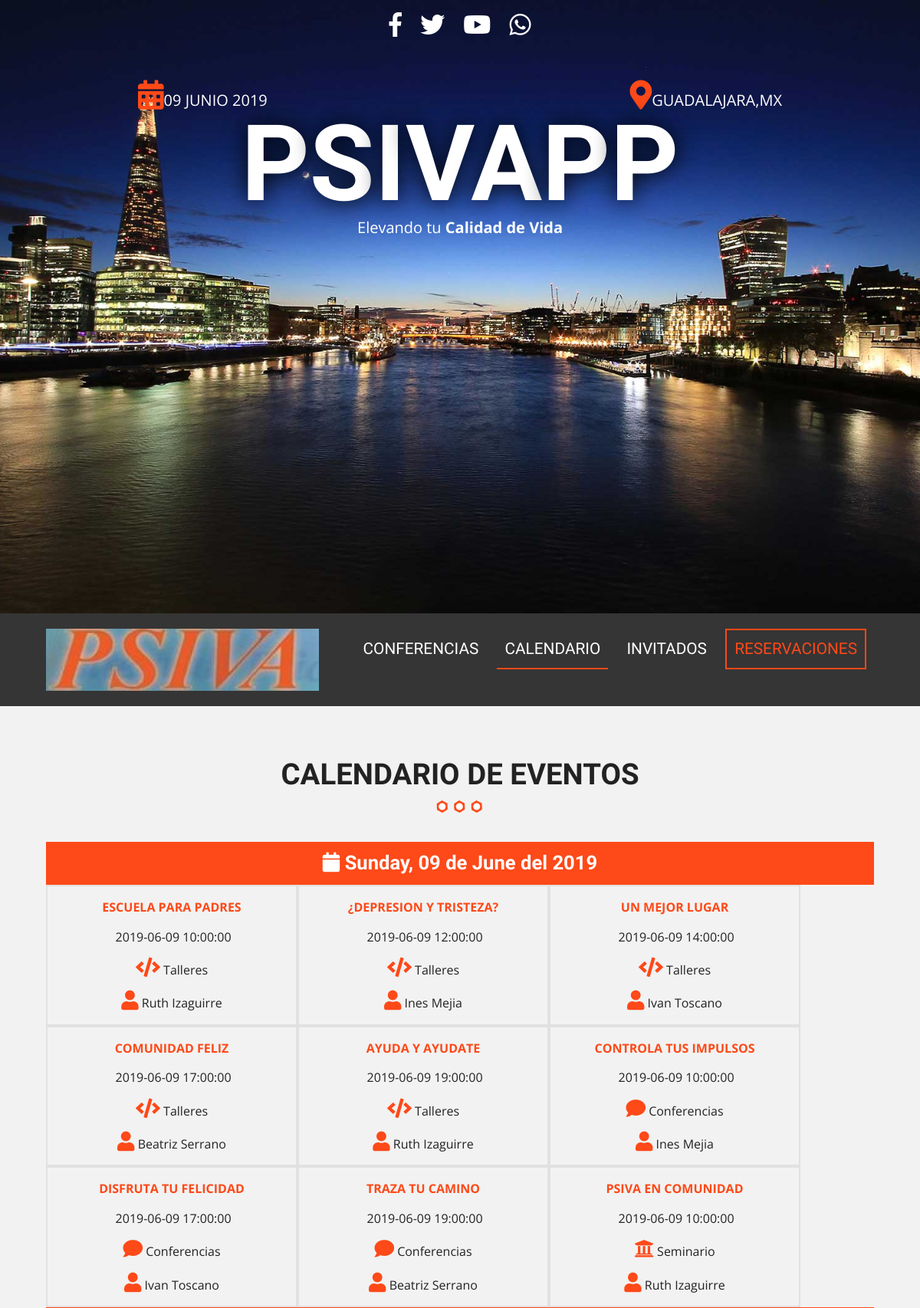
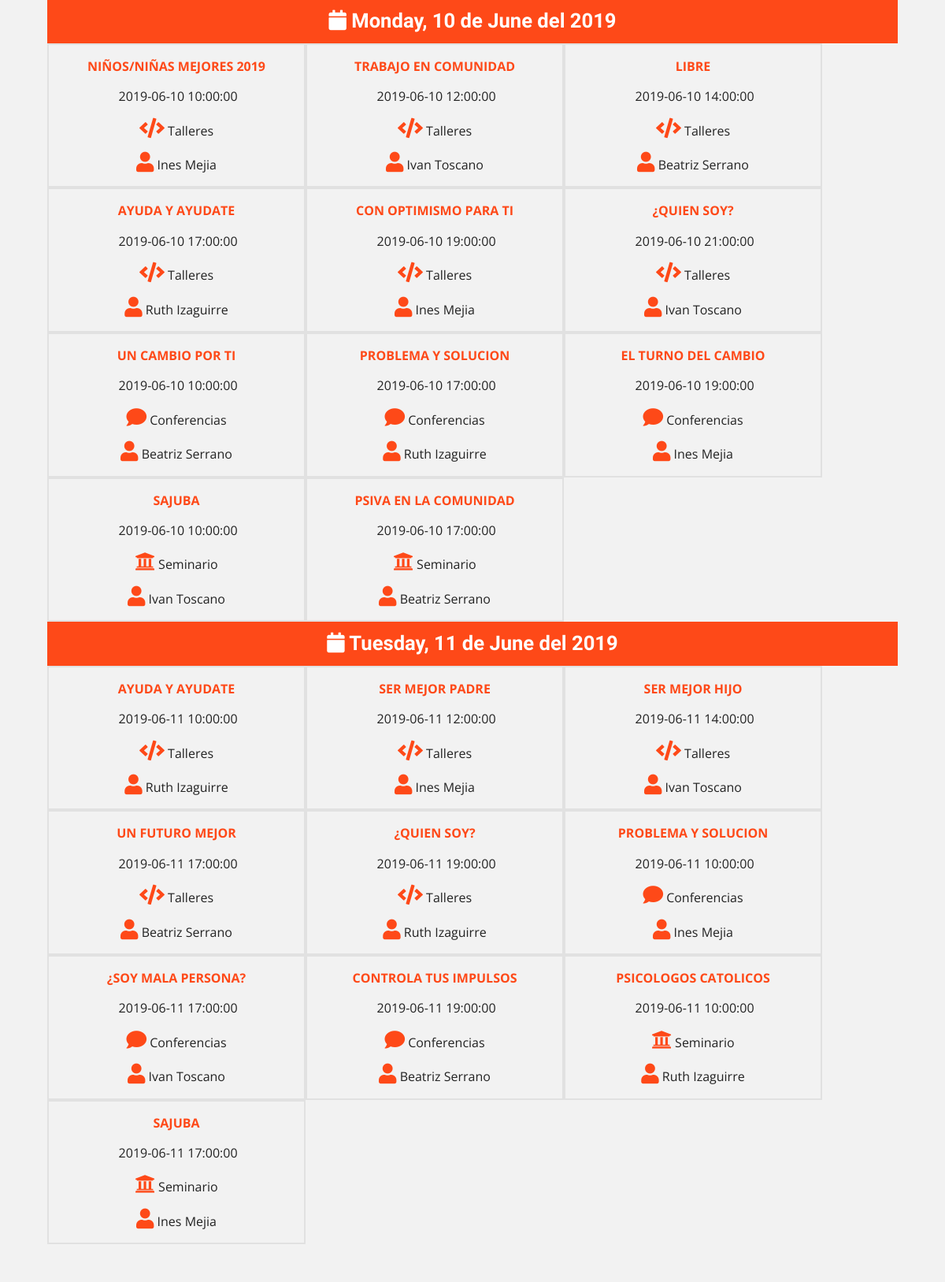
Page /calendario.php (upper part) on the committed database (2 pictures, top to bottom).
### tables this page shows
CREATE TABLE `eventos` (
  `evento_id` tinyint(10) NOT NULL AUTO_INCREMENT,
  `nombre_evento` varchar(60) NOT NULL,
  `fecha_evento` date NOT NULL,
  `hora_evento` time NOT NULL,
  `id_cat_evento` tinyint(10) NOT NULL,
  `id_inv` tinyint(4) NOT NULL,
  `clave` varchar(10) NOT NULL,
  PRIMARY KEY (`evento_id`),
  KEY `id_cat_evento` (`id_cat_evento`),
  KEY `id_inv` (`id_inv`),
  CONSTRAINT `eventos_ibfk_1` FOREIGN KEY (`id_cat_evento`) REFERENCES `categoria_evento` (`id_categoria`),
  CONSTRAINT `eventos_ibfk_2` FOREIGN KEY (`id_inv`) REFERENCES `invitados` (`invitado_id`)
);

CREATE TABLE `categoria_evento` (
  `id_categoria` tinyint(10) NOT NULL AUTO_INCREMENT,
  `cat_evento` varchar(50) NOT NULL,
  `icono` varchar(15) NOT NULL,
  PRIMARY KEY (`id_categoria`)
);

### calendario.php (the view, shortened to what this page needs)
<?php include_once 'includes/templates/header.php'; ?>
	<section class="seccion contenedor clearfix">
		<h2>Calendario de Eventos</h2>
	<?php
		try{
			require_once ('includes/funciones/bd_conexion.php');
			$sql = " SELECT evento_id, nombre_evento, fecha_evento, hora_evento, cat_evento, icono, nombre_invitado, apellido_invitado ";
			$sql .= " FROM eventos ";
			$sql .= " INNER JOIN categoria_evento ";
			$sql .= " ON eventos.id_cat_evento = categoria_evento.id_categoria ";
			$sql .= " INNER JOIN invitados ";
			$sql .= " ON eventos.id_inv = invitados.invitado_id ";
			$sql .= " ORDER BY evento_id ";
			$resultado = $conn->query($sql);
		}
		catch(Exeption $e){
			$error = $e->getMessage();
		}
	?>
		<div class="calendario">
			<?php
				$calendario = array();
				while($eventos = $resultado->fetch_assoc()){
					$fecha = $eventos['fecha_evento'];
					$evento = array(
						'titulo' => $eventos['nombre_evento'],
						'fecha' => $eventos['fecha_evento'],
						'hora' => $eventos['hora_evento'],
						'categoria' => $eventos['cat_evento'],
						'icono' => $eventos['icono'],
						'invitado' => $eventos['nombre_invitado'] . " " . $eventos['apellido_invitado']
					);
					$calendario[$fecha][] = $evento;
					?>
			<?php	}  ?>
			<?php
				foreach ($calendario as $dia => $lista_eventos) { ?>
					<h3>
						<i class="fa fa-calendar" aria-hidden="true"></i>
						<?php
							echo utf8_encode(strftime("%A, %d de %B del %Y", strtotime($dia)));
						?>
					</h3>
					<?php
						foreach ($lista_eventos as $evento) { ?>
							<div class="dia">
								<p class="titulo"><?php echo $evento['titulo']; ?></p>
								<p class="hora">
									<?php echo $evento['fecha'] . " " . $evento['hora']; ?>
								</p>
								<p>
									<i class="fa <?php echo $evento['icono']; ?>" aria-hidden="true"></i>
									<?php echo $evento['categoria']; ?>
								</p>
								<p>
									<i class="fa fa-user" aria-hidden="true"></i>
									<?php echo $evento['invitado']; ?>
								</p>
							</div>
					<?php }  ?>
			<?php }  ?>
		</div>
	</section>
<?php include_once 'includes/templates/footer.php'; ?>

### css/main.css (style rules this page uses)
html { color: #222; font-size: 1em; line-height: 1.4; }
html { box-sizing: border-box; }
body { background-color: #f2f2f2; font-family: 'Open Sans', sans-serif; }
.contenedor { width: 98%; margin: 0 auto; }
@media only screen and (min-width:480px) { .contenedor { width: 95%; } }
@media only screen and (min-width:768px) { .contenedor { width: 90%; } }
@media only screen and (min-width:992px) { .contenedor { width: 90%; max-width: 1100px; } }
.seccion { padding: 30px 0; }
.seccion p { font-size: 1.2em; text-align: center; }
h2 { font-family: 'Oswald', sans-serif; font-size: 2.4em; text-transform: uppercase; text-align: center; }
h2::after { content: ''; margin: 0 auto; background-image: url(../img/separador.png); height: 30px; width: 100px; display: block; }
h3 { font-size: 1.6em; color: #fe4918; font-family: 'PT Sans', sans-serif; margin: 0; }
div.calendario h3 { background-color: #fe4918; clear: both; color: white; text-align: center; padding: 10px 0; }
div.calendario::after { clear: both; display: block; content: ''; }
div.dia { width: 30%; float: left; border:2px solid #e1e1e1; transition: all .3s ease; }
div.dia p.titulo { color: #fe4918; text-transform: uppercase; font-weight: bold; }
div.dia p { font-size: 1em; }
div.dia i { color: #fe4918; font-size: 1.6em; }
.clearfix:before, .clearfix:after { content: " "; display: table; }
.clearfix:after { clear: both; }

### rows in the picture
eventos: nombre_evento "ESCUELA PARA PADRES", fecha_evento "2019-06-09", hora_evento "10:00:00", id_cat_evento.cat_evento "Talleres", invitado "Ruth Izaguirre"
eventos: nombre_evento "¿DEPRESION Y TRISTEZA?", fecha_evento "2019-06-09", hora_evento "12:00:00", id_cat_evento.cat_evento "Talleres", invitado "Ines Mejia"
eventos: nombre_evento "UN MEJOR LUGAR", fecha_evento "2019-06-09", hora_evento "14:00:00", id_cat_evento.cat_evento "Talleres", invitado "Ivan Toscano"
eventos: nombre_evento "COMUNIDAD FELIZ", fecha_evento "2019-06-09", hora_evento "17:00:00", id_cat_evento.cat_evento "Talleres", invitado "Beatriz Serrano"
eventos: nombre_evento "AYUDA Y AYUDATE", fecha_evento "2019-06-09", hora_evento "19:00:00", id_cat_evento.cat_evento "Talleres", invitado "Ruth Izaguirre"
eventos: nombre_evento "CONTROLA TUS IMPULSOS", fecha_evento "2019-06-09", hora_evento "10:00:00", id_cat_evento.cat_evento "Conferencias", invitado "Ines Mejia"
eventos: nombre_evento "DISFRUTA TU FELICIDAD", fecha_evento "2019-06-09", hora_evento "17:00:00", id_cat_evento.cat_evento "Conferencias", invitado "Ivan Toscano"
eventos: nombre_evento "TRAZA TU CAMINO", fecha_evento "2019-06-09", hora_evento "19:00:00", id_cat_evento.cat_evento "Conferencias", invitado "Beatriz Serrano"
eventos: nombre_evento "PSIVA EN COMUNIDAD", fecha_evento "2019-06-09", hora_evento "10:00:00", id_cat_evento.cat_evento "Seminario", invitado "Ruth Izaguirre"
eventos: nombre_evento "NIÑOS/NIÑAS MEJORES 2019", fecha_evento "2019-06-10", hora_evento "10:00:00", id_cat_evento.cat_evento "Talleres", invitado "Ines Mejia"
eventos: nombre_evento "TRABAJO EN COMUNIDAD", fecha_evento "2019-06-10", hora_evento "12:00:00", id_cat_evento.cat_evento "Talleres", invitado "Ivan Toscano"
eventos: nombre_evento "LIBRE", fecha_evento "2019-06-10", hora_evento "14:00:00", id_cat_evento.cat_evento "Talleres", invitado "Beatriz Serrano"
eventos: nombre_evento "AYUDA Y AYUDATE", fecha_evento "2019-06-10", hora_evento "17:00:00", id_cat_evento.cat_evento "Talleres", invitado "Ruth Izaguirre"
eventos: nombre_evento "CON OPTIMISMO PARA TI", fecha_evento "2019-06-10", hora_evento "19:00:00", id_cat_evento.cat_evento "Talleres", invitado "Ines Mejia"
eventos: nombre_evento "¿QUIEN SOY?", fecha_evento "2019-06-10", hora_evento "21:00:00", id_cat_evento.cat_evento "Talleres", invitado "Ivan Toscano"
eventos: nombre_evento "UN CAMBIO POR TI", fecha_evento "2019-06-10", hora_evento "10:00:00", id_cat_evento.cat_evento "Conferencias", invitado "Beatriz Serrano"
eventos: nombre_evento "PROBLEMA Y SOLUCION", fecha_evento "2019-06-10", hora_evento "17:00:00", id_cat_evento.cat_evento "Conferencias", invitado "Ruth Izaguirre"
eventos: nombre_evento "EL TURNO DEL CAMBIO", fecha_evento "2019-06-10", hora_evento "19:00:00", id_cat_evento.cat_evento "Conferencias", invitado "Ines Mejia"
eventos: nombre_evento "SAJUBA", fecha_evento "2019-06-10", hora_evento "10:00:00", id_cat_evento.cat_evento "Seminario", invitado "Ivan Toscano"
eventos: nombre_evento "PSIVA EN LA COMUNIDAD", fecha_evento "2019-06-10", hora_evento "17:00:00", id_cat_evento.cat_evento "Seminario", invitado "Beatriz Serrano"
eventos: nombre_evento "AYUDA Y AYUDATE", fecha_evento "2019-06-11", hora_evento "10:00:00", id_cat_evento.cat_evento "Talleres", invitado "Ruth Izaguirre"
eventos: nombre_evento "SER MEJOR PADRE", fecha_evento "2019-06-11", hora_evento "12:00:00", id_cat_evento.cat_evento "Talleres", invitado "Ines Mejia"
eventos: nombre_evento "SER MEJOR HIJO", fecha_evento "2019-06-11", hora_evento "14:00:00", id_cat_evento.cat_evento "Talleres", invitado "Ivan Toscano"
eventos: nombre_evento "UN FUTURO MEJOR", fecha_evento "2019-06-11", hora_evento "17:00:00", id_cat_evento.cat_evento "Talleres", invitado "Beatriz Serrano"
eventos: nombre_evento "¿QUIEN SOY?", fecha_evento "2019-06-11", hora_evento "19:00:00", id_cat_evento.cat_evento "Talleres", invitado "Ruth Izaguirre"
eventos: nombre_evento "PROBLEMA Y SOLUCION", fecha_evento "2019-06-11", hora_evento "10:00:00", id_cat_evento.cat_evento "Conferencias", invitado "Ines Mejia"
eventos: nombre_evento "¿SOY MALA PERSONA?", fecha_evento "2019-06-11", hora_evento "17:00:00", id_cat_evento.cat_evento "Conferencias", invitado "Ivan Toscano"
eventos: nombre_evento "CONTROLA TUS IMPULSOS", fecha_evento "2019-06-11", hora_evento "19:00:00", id_cat_evento.cat_evento "Conferencias", invitado "Beatriz Serrano"
eventos: nombre_evento "PSICOLOGOS CATOLICOS", fecha_evento "2019-06-11", hora_evento "10:00:00", id_cat_evento.cat_evento "Seminario", invitado "Ruth Izaguirre"
eventos: nombre_evento "SAJUBA", fecha_evento "2019-06-11", hora_evento "17:00:00", id_cat_evento.cat_evento "Seminario", invitado "Ines Mejia"

### other values in the picture
utf8_encode(strftime("%A, %d de %B del %Y", strtotime($dia))) "Sunday, 09 de June del 2019"
utf8_encode(strftime("%A, %d de %B del %Y", strtotime($dia))) "Monday, 10 de June del 2019"
utf8_encode(strftime("%A, %d de %B del %Y", strtotime($dia))) "Tuesday, 11 de June del 2019"
